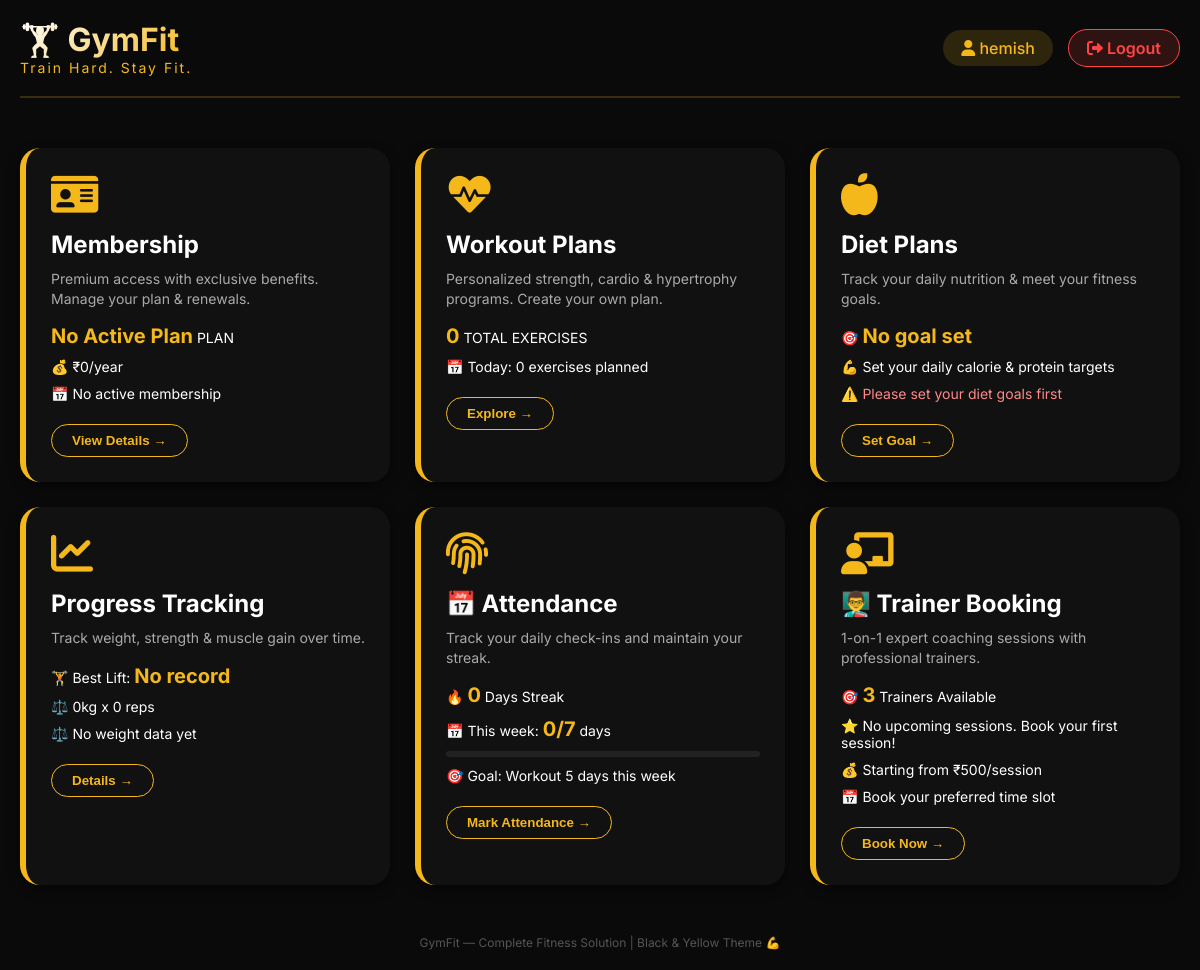
Page /user/dash/ (signed in) on the earlier database version.
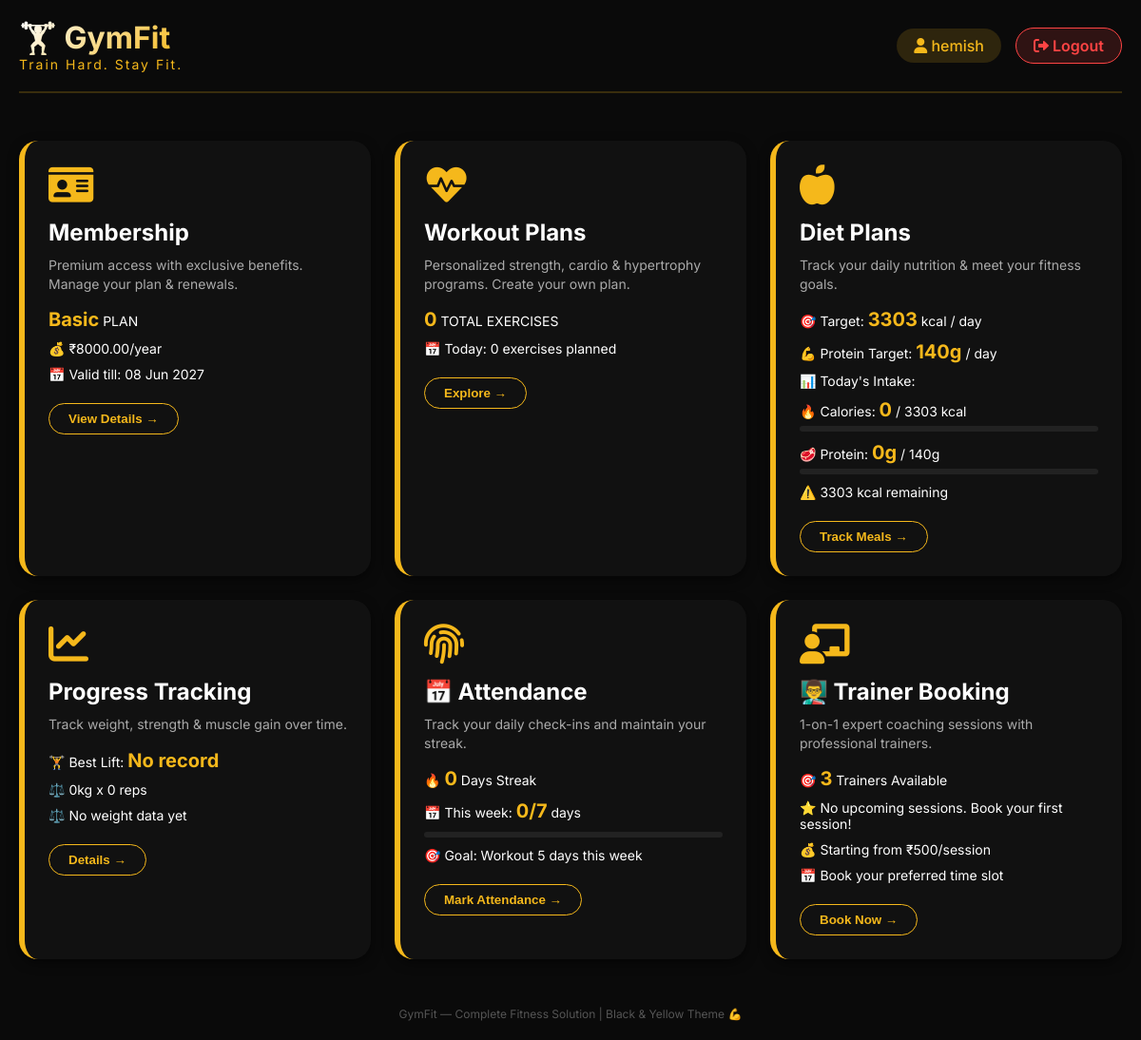
Same page on the later database version.
### user/models.py (models this page shows, shortened)
class Users(models.Model):
    user_id = models.AutoField(primary_key=True)
    name = models.CharField(max_length=100)
    email = models.CharField(max_length=100, unique=True)
    phone = models.CharField(max_length=15, blank=True, null=True)
    password = models.CharField(max_length=255, default='')  # 🔥 NEW: Password field
    join_date = models.DateTimeField(auto_now_add=True)
    class Meta:
        db_table = 'users'

class MembershipPlans(models.Model):
    plan_id = models.AutoField(primary_key=True)
    plan_name = models.CharField(max_length=50)
    duration_months = models.IntegerField()
    price = models.DecimalField(max_digits=10, decimal_places=2)
    features = models.TextField(blank=True, null=True)
    is_active = models.BooleanField(default=True)
    class Meta:
        db_table = 'membership_plans'

class Memberships(models.Model):
    membership_id = models.AutoField(primary_key=True)
    user = models.ForeignKey(Users, on_delete=models.CASCADE, db_column='user_id')
    plan = models.ForeignKey(MembershipPlans, on_delete=models.CASCADE, db_column='plan_id')
    start_date = models.DateField()
    end_date = models.DateField()
    status = models.CharField(max_length=10, choices=[
        ('active', 'Active'),
        ('expired', 'Expired'),
        ('cancelled', 'Cancelled')
    ], default='active')
    payment_status = models.CharField(max_length=10, choices=[
        ('paid', 'Paid'),
        ('pending', 'Pending'),
        ('failed', 'Failed')
    ], default='pending')
    class Meta:
        db_table = 'memberships'

### user/views.py (the view)
# urls.py: path('dash/',dashboard_view,name='dashboard'),
def dashboard_view(request):
    user_id = request.session.get('user_id')
    if not user_id:
        return redirect('/login/')
    try:
        user = Users.objects.get(user_id=user_id)
    except Users.DoesNotExist:
        return redirect('/login/')
    today = timezone.now().date()
    current_membership = Memberships.objects.filter(user_id=user_id, status='active').first()
    if current_membership:
        current_plan = current_membership.plan
        plan_name = current_plan.plan_name
        plan_price = current_plan.price
        end_date = current_membership.end_date
    else:
        plan_name = "No Active Plan"
        plan_price = 0
        end_date = None
    current_day = "Monday"
    today_workouts = CustomWorkout.objects.filter(
        user_id=user_id,
        day_name=current_day
    ).count()
    total_workouts = CustomWorkout.objects.filter(user_id=user_id).count()
    week_ago = today - timedelta(days=7)
    weekly_workouts = CustomWorkout.objects.filter(
        user_id=user_id,
        created_at__date__gte=week_ago
    ).count()
    attendance_dates = Attendance.objects.filter(user_id=user_id).values_list('attendance_date', flat=True).order_by('attendance_date')
    attendance_set = set(attendance_dates)
    current_streak = 0
    check_date = today
    while check_date in attendance_set:
        current_streak += 1
        check_date -= timedelta(days=1)
    best_strength = StrengthRecords.objects.filter(user_id=user_id).order_by('-weight_kg').first()
    if best_strength:
        best_exercise = best_strength.exercise_name
        best_weight = float(best_strength.weight_kg)
        best_reps = best_strength.reps
    else:
        best_exercise = "No record"
        best_weight = 0
        best_reps = 0
    weight_logs = WeightLog.objects.filter(user_id=user_id).order_by('date_recorded')
    if weight_logs.count() >= 2:
        first_weight = weight_logs.first().weight_kg
        last_weight = weight_logs.last().weight_kg
        weight_change = float(last_weight) - float(first_weight)
        weight_change_kg = round(weight_change, 1)
        weight_change_percent = round((weight_change / float(first_weight)) * 100, 1)
        if weight_change < 0:
            weight_change_direction = 'loss'
        else:
            weight_change_direction = 'gain'
    else:
        weight_change_kg = 0
        weight_change_percent = 0
        weight_change_direction = None
    today_meals = DailyMeals.objects.filter(user_id=user_id, meal_date=today)
    today_calories = sum(meal.calories for meal in today_meals)
    today_protein = sum(meal.protein for meal in today_meals)
    user_goal = UserGoal.objects.filter(user_id=user_id).first()
    if user_goal:
        goal_calories = user_goal.daily_calories
        goal_protein = user_goal.daily_protein
        remaining_calories = goal_calories - today_calories
        remaining_protein = goal_protein - today_protein
    else:
        goal_calories = 0
        goal_protein = 0
        remaining_calories = 0
        remaining_protein = 0
    if goal_calories > 0:
        calorie_percentage = int((today_calories / goal_calories) * 100)
    else:
        calorie_percentage = 0
    total_trainers = Trainers.objects.filter(is_active=True).count()
    next_booking = TrainerBookings.objects.filter(
        user_id=user_id,
        booking_status='confirmed',
        booking_date__gte=today
    ).order_by('booking_date', 'booking_time').first()
    if next_booking:
        next_booking_display = f"{next_booking.booking_date.strftime('%d %b')} at {next_booking.booking_time.strftime('%I:%M %p')}"
        next_trainer_name = next_booking.trainer.name
    else:
        next_booking_display = "No upcoming sessions"
        next_trainer_name = None
    context = {
        'user_name': user.name,
        'plan_name': plan_name,
        'plan_price': plan_price,
        'end_date': end_date,
        'today_workouts': today_workouts,
        'total_workouts': total_workouts,
        'weekly_workouts': weekly_workouts,
        'current_streak': current_streak,
        'best_exercise': best_exercise,
        'best_weight': best_weight,
        'best_reps': best_reps,
        'weight_change_kg': weight_change_kg,
        'weight_change_percent': weight_change_percent,
        'weight_change_direction': weight_change_direction,
        'today_calories': today_calories,
        'today_protein': today_protein,
        'goal_calories': goal_calories,
        'goal_protein': goal_protein,
        'remaining_calories': remaining_calories if remaining_calories > 0 else 0,
        'remaining_protein': remaining_protein if remaining_protein > 0 else 0,
        'calorie_percentage': calorie_percentage,
        'has_goal': user_goal is not None,
        'total_trainers': total_trainers,
        'next_booking_display': next_booking_display,
        'next_trainer_name': next_trainer_name,
        'has_next_booking': next_booking is not None,
    }
    return render(request, 'user/dashboard.html', context)

### user/templates/user/dashboard.html (shortened to what this page needs)
<!DOCTYPE html>
<html lang="en">
<head>
    <link rel="stylesheet" href="https://cdnjs.cloudflare.com/ajax/libs/font-awesome/6.0.0-beta3/css/all.min.css">
</head>
<body>
<div class="container">
    <div class="header">
        <div class="logo">
            <h1>🏋️ GymFit</h1>
            <p>Train Hard. Stay Fit.</p>
        </div>
        <div class="user-info">
            <span class="user-name"><i class="fas fa-user"></i> {{ user_name|default:"User" }}</span>
            <a href="/user/login/" class="logout-btn"><i class="fas fa-sign-out-alt"></i> Logout</a>
        </div>
    </div>
    <div class="grid">
        <div class="card">
            <i class="fas fa-id-card"></i>
            <h3>Membership</h3>
            <p>Premium access with exclusive benefits. Manage your plan & renewals.</p>
            <div class="info"><span class="yellow">{{ plan_name|default:"No Plan" }}</span> PLAN</div>
            <div class="info">💰 ₹{{ plan_price|default:"0" }}/year</div>
            {% if end_date %}
            <div class="info">📅 Valid till: {{ end_date|date:"d M Y" }}</div>
            {% else %}
            <div class="info">📅 No active membership</div>
            {% endif %}
            <button onclick="window.location.href='/user/dash/mem/'">View Details →</button>
        </div>
        <div class="card">
            <i class="fas fa-heartbeat"></i>
            <h3>Workout Plans</h3>
            <p>Personalized strength, cardio & hypertrophy programs. Create your own plan.</p>
            <div class="info"><span class="yellow">{{ total_workouts|default:"0" }}</span> TOTAL EXERCISES</div>
            <div class="info">📅 Today: {{ today_workouts|default:"0" }} exercises planned</div>
            <button onclick="window.location.href='/user/dash/workout/'">Explore →</button>
        </div>
        <div class="card">
            <i class="fas fa-apple-alt"></i>
            <h3>Diet Plans</h3>
            <p>Track your daily nutrition & meet your fitness goals.</p>
            {% if has_goal and goal_calories > 0 %}
                <div class="info">
                    🎯 Target: <span class="yellow">{{ goal_calories }}</span> kcal / day
                </div>
                <div class="info">
                    💪 Protein Target: <span class="yellow">{{ goal_protein }}g</span> / day
                </div>
                <div class="info" style="margin-top: 10px;">
                    📊 Today's Intake:
                </div>
                <div class="info">
                    🔥 Calories: <span class="yellow">{{ today_calories }}</span> / {{ goal_calories }} kcal
                    <div class="progress-bar-bg">
                    </div>
                </div>
                <div class="info">
                    🥩 Protein: <span class="yellow">{{ today_protein }}g</span> / {{ goal_protein }}g
                    <div class="progress-bar-bg">
                    </div>
                </div>
                <div class="info" style="margin-top: 8px;">
                    {% if today_calories >= goal_calories %}
                        ✅ Goal achieved for today!
                    {% else %}
                        ⚠️ {{ remaining_calories }} kcal remaining
                    {% endif %}
                </div>
            {% else %}
                <div class="info">
                    🎯 <span class="yellow">No goal set</span>
                </div>
                <div class="info">
                    💪 Set your daily calorie & protein targets
                </div>
                <div class="info" style="color: #ff8888;">
                    ⚠️ Please set your diet goals first
                </div>
            {% endif %}
            <button onclick="window.location.href='/user/dash/diet/'">
                {% if has_goal and goal_calories > 0 %}Track Meals →{% else %}Set Goal →{% endif %}
            </button>
        </div>
        <div class="card">
            <i class="fas fa-chart-line"></i>
            <h3>Progress Tracking</h3>
            <p>Track weight, strength & muscle gain over time.</p>
            <div class="info">🏋️ Best Lift: <span class="yellow">{{ best_exercise|default:"No record" }}</span></div>
            <div class="info">⚖️ {{ best_weight|default:"0" }}kg x {{ best_reps|default:"0" }} reps</div>
            {% if weight_change_direction == 'loss' %}
            <div class="info">📉 Weight change: <span style="color:#00ff00;">-{{ weight_change_kg }}kg</span> ({{ weight_change_percent }}%)</div>
            {% elif weight_change_direction == 'gain' %}
            <div class="info">📈 Weight change: <span style="color:#f5b81b;">+{{ weight_change_kg }}kg</span> ({{ weight_change_percent }}%)</div>
            {% else %}
            <div class="info">⚖️ No weight data yet</div>
            {% endif %}
            <button onclick="window.location.href='/user/dash/progress/'">Details →</button>
        </div>
        <div class="card">
            <i class="fas fa-fingerprint"></i>
            <h3>📅 Attendance</h3>
            <p>Track your daily check-ins and maintain your streak.</p>
            <div class="info">
                🔥 <span class="yellow">{{ current_streak|default:"0" }}</span> Days Streak
            </div>
            <div class="info">
                📅 This week: <span class="yellow">{{ weekly_workouts|default:"0" }}/7</span> days
            </div>
            <div class="progress-bar-bg">
            </div>
            <div class="info">🎯 Goal: Workout 5 days this week</div>
            <button onclick="window.location.href='/user/dash/attendance/'">Mark Attendance →</button>
        </div>
        <div class="card">
            <i class="fas fa-chalkboard-user"></i>
            <h3>👨‍🏫 Trainer Booking</h3>
            <p>1-on-1 expert coaching sessions with professional trainers.</p>
            <div class="info">
                🎯 <span class="yellow">{{ total_trainers|default:"3" }}</span> Trainers Available
            </div>
            {% if has_next_booking %}
            <div class="info">
                ⭐ Next: <strong>{{ next_booking_display }}</strong>
                {% if next_trainer_name %} with {{ next_trainer_name }}{% endif %}
            </div>
            {% else %}
            <div class="info">
                ⭐ No upcoming sessions. Book your first session!
            </div>
            {% endif %}
            <div class="info">💰 Starting from ₹500/session</div>
            <div class="info">📅 Book your preferred time slot</div>
            <button onclick="window.location.href='/user/dash/trainer/'">Book Now →</button>
        </div>
    </div>
    <footer>GymFit — Complete Fitness Solution | Black & Yellow Theme 💪</footer>
</div>
</body>
</html>

### user/templates/user/dashboard.html (style rules this page uses)
* { margin: 0; padding: 0; box-sizing: border-box; }
body { background: #0a0a0a; font-family: 'Inter', sans-serif; padding: 20px; }
.container { max-width: 1400px; margin: 0 auto; }
.header { display: flex; justify-content: space-between; align-items: center; flex-wrap: wrap; gap: 20px; margin-bottom: 50px; padding-bottom: 20px; border-bottom: 2px solid rgba(245,184,27,0.2); animation: slideDown 0.6s ease; }
.logo h1 { font-size: 32px; background: linear-gradient(135deg, #fff, #f5b81b); -webkit-background-clip: text; background-clip: text; color: transparent; }
.logo p { color: #f5b81b; font-size: 14px; letter-spacing: 2px; }
.user-info { display: flex; align-items: center; gap: 15px; }
.user-name { background: rgba(245,184,27,0.15); padding: 8px 18px; border-radius: 30px; color: #f5b81b; font-weight: 500; }
.logout-btn { background: rgba(255,68,68,0.15); border: 1px solid #ff4444; padding: 8px 18px; border-radius: 30px; color: #ff4444; text-decoration: none; font-weight: 600; transition: 0.3s; }
.grid { display: grid; grid-template-columns: repeat(auto-fill, minmax(350px, 1fr)); gap: 25px; margin-top: 20px; }
.card { background: #111; color: white; padding: 25px; border-radius: 20px; border-left: 6px solid #f5b81b; box-shadow: 0 4px 12px rgba(0,0,0,0.5); transition: all 0.3s ease; opacity: 0; transform: translateY(30px); }
.card i { font-size: 42px; color: #f5b81b; margin-bottom: 15px; display: inline-block; }
.card h3 { font-size: 24px; margin-bottom: 10px; }
.card p { color: #aaa; font-size: 14px; margin-bottom: 16px; line-height: 1.4; }
.info { margin: 10px 0; font-size: 14px; }
.yellow { color: #f5b81b; font-weight: bold; font-size: 20px; }
.progress-bar-bg { background: #222; border-radius: 10px; height: 6px; overflow: hidden; margin-top: 5px; }
button { background: transparent; border: 1.5px solid #f5b81b; color: #f5b81b; padding: 8px 20px; border-radius: 30px; margin-top: 12px; cursor: pointer; font-weight: bold; transition: all 0.25s ease; }
footer { text-align: center; margin-top: 50px; color: #555; font-size: 12px; opacity: 0; }

Differences in the rows shown:
added MembershipPlans: plan_name "Basic", price "8000.00"
added Memberships: end_date "08 Jun 2027"
Other differences:
{{ goal_calories }}: (not shown) → "3303"
{{ goal_protein }}: (not shown) → "140"
{{ today_calories }}: (not shown) → "0"
{{ today_protein }}: (not shown) → "0"
{{ remaining_calories }}: (not shown) → "3303"
{{ plan_name|default:"No Plan" }}: "No Active Plan" → (not shown)
{{ plan_price|default:"0" }}: "0" → (not shown)
text no longer shown: "📅 No active membership 🎯 No goal set 💪 Set your daily calorie & protein targets ⚠️ Please set your diet goals first Set Goal →"
text now shown: "📅 Valid till: 🎯 Target: kcal / day 💪 Protein Target: g / day 📊 Today's Intake: 🔥 Calories: / kcal 🥩 Protein: g / g ⚠️ kcal remaining Track Meals →"
